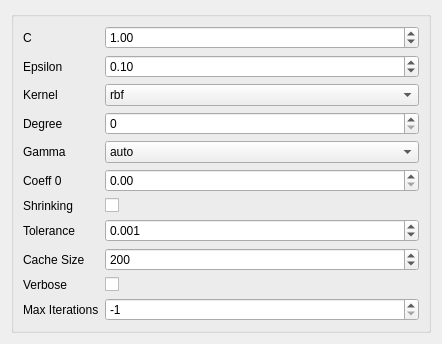
<?xml version="1.0" encoding="UTF-8"?>
<ui version="4.0">
 <class>Form</class>
 <widget class="QWidget" name="Form">
  <property name="geometry">
   <rect>
    <x>0</x>
    <y>0</y>
    <width>442</width>
    <height>304</height>
   </rect>
  </property>
  <property name="sizePolicy">
   <sizepolicy hsizetype="Ignored" vsizetype="Ignored">
    <horstretch>0</horstretch>
    <verstretch>0</verstretch>
   </sizepolicy>
  </property>
  <property name="windowTitle">
   <string>Form</string>
  </property>
  <layout class="QVBoxLayout" name="verticalLayout">
   <item>
    <widget class="QGroupBox" name="formGroupBox">
     <layout class="QFormLayout" name="formLayout">
      <property name="fieldGrowthPolicy">
       <enum>QFormLayout::AllNonFixedFieldsGrow</enum>
      </property>
      <item row="0" column="0">
       <widget class="QLabel" name="cLabel">
        <property name="text">
         <string>C</string>
        </property>
       </widget>
      </item>
      <item row="0" column="1">
       <widget class="QDoubleSpinBox" name="cDoubleSpinBox">
        <property name="value">
         <double>1.000000000000000</double>
        </property>
       </widget>
      </item>
      <item row="1" column="0">
       <widget class="QLabel" name="epsilonLabel">
        <property name="text">
         <string>Epsilon</string>
        </property>
       </widget>
      </item>
      <item row="1" column="1">
       <widget class="QDoubleSpinBox" name="epsilonDoubleSpinBox">
        <property name="value">
         <double>0.100000000000000</double>
        </property>
       </widget>
      </item>
      <item row="2" column="0">
       <widget class="QLabel" name="kernelLabel">
        <property name="text">
         <string>Kernel</string>
        </property>
       </widget>
      </item>
      <item row="2" column="1">
       <widget class="QComboBox" name="kernelComboBox">
        <item>
         <property name="text">
          <string>rbf</string>
         </property>
        </item>
        <item>
         <property name="text">
          <string>poly</string>
         </property>
        </item>
        <item>
         <property name="text">
          <string>sigmoid</string>
         </property>
        </item>
        <item>
         <property name="text">
          <string>linear</string>
         </property>
        </item>
        <item>
         <property name="text">
          <string>precomputed</string>
         </property>
        </item>
       </widget>
      </item>
      <item row="3" column="0">
       <widget class="QLabel" name="degreeLabel">
        <property name="text">
         <string>Degree</string>
        </property>
       </widget>
      </item>
      <item row="3" column="1">
       <widget class="QSpinBox" name="degreeSpinBox"/>
      </item>
      <item row="4" column="0">
       <widget class="QLabel" name="gammaLabel">
        <property name="text">
         <string>Gamma</string>
        </property>
       </widget>
      </item>
      <item row="4" column="1">
       <widget class="QComboBox" name="gammaComboBox">
        <item>
         <property name="text">
          <string>auto</string>
         </property>
        </item>
        <item>
         <property name="text">
          <string>rbf</string>
         </property>
        </item>
        <item>
         <property name="text">
          <string>poly</string>
         </property>
        </item>
        <item>
         <property name="text">
          <string>sigmoid</string>
         </property>
        </item>
       </widget>
      </item>
      <item row="5" column="0">
       <widget class="QLabel" name="coeff0Label">
        <property name="text">
         <string>Coeff 0</string>
        </property>
       </widget>
      </item>
      <item row="5" column="1">
       <widget class="QDoubleSpinBox" name="coeff0DoubleSpinBox"/>
      </item>
      <item row="6" column="0">
       <widget class="QLabel" name="shrinkingLabel">
        <property name="text">
         <string>Shrinking</string>
        </property>
       </widget>
      </item>
      <item row="6" column="1">
       <widget class="QCheckBox" name="shrinkingCheckBox"/>
      </item>
      <item row="7" column="0">
       <widget class="QLabel" name="toleranceLabel">
        <property name="text">
         <string>Tolerance</string>
        </property>
       </widget>
      </item>
      <item row="7" column="1">
       <widget class="QDoubleSpinBox" name="toleranceDoubleSpinBox">
        <property name="decimals">
         <number>3</number>
        </property>
        <property name="value">
         <double>0.001000000000000</double>
        </property>
       </widget>
      </item>
      <item row="8" column="0">
       <widget class="QLabel" name="cacheSizeLabel">
        <property name="text">
         <string>Cache Size</string>
        </property>
       </widget>
      </item>
      <item row="8" column="1">
       <widget class="QSpinBox" name="cacheSizeSpinBox">
        <property name="maximum">
         <number>999</number>
        </property>
        <property name="value">
         <number>200</number>
        </property>
       </widget>
      </item>
      <item row="9" column="0">
       <widget class="QLabel" name="verboseLabel">
        <property name="text">
         <string>Verbose</string>
        </property>
       </widget>
      </item>
      <item row="9" column="1">
       <widget class="QCheckBox" name="verboseCheckBox"/>
      </item>
      <item row="10" column="0">
       <widget class="QLabel" name="maxIterationsLabel">
        <property name="text">
         <string>Max Iterations</string>
        </property>
       </widget>
      </item>
      <item row="10" column="1">
       <widget class="QSpinBox" name="maxIterationsSpinBox">
        <property name="minimum">
         <number>-1</number>
        </property>
        <property name="maximum">
         <number>9999999</number>
        </property>
        <property name="value">
         <number>-1</number>
        </property>
       </widget>
      </item>
     </layout>
    </widget>
   </item>
  </layout>
 </widget>
 <resources/>
 <connections/>
</ui>
